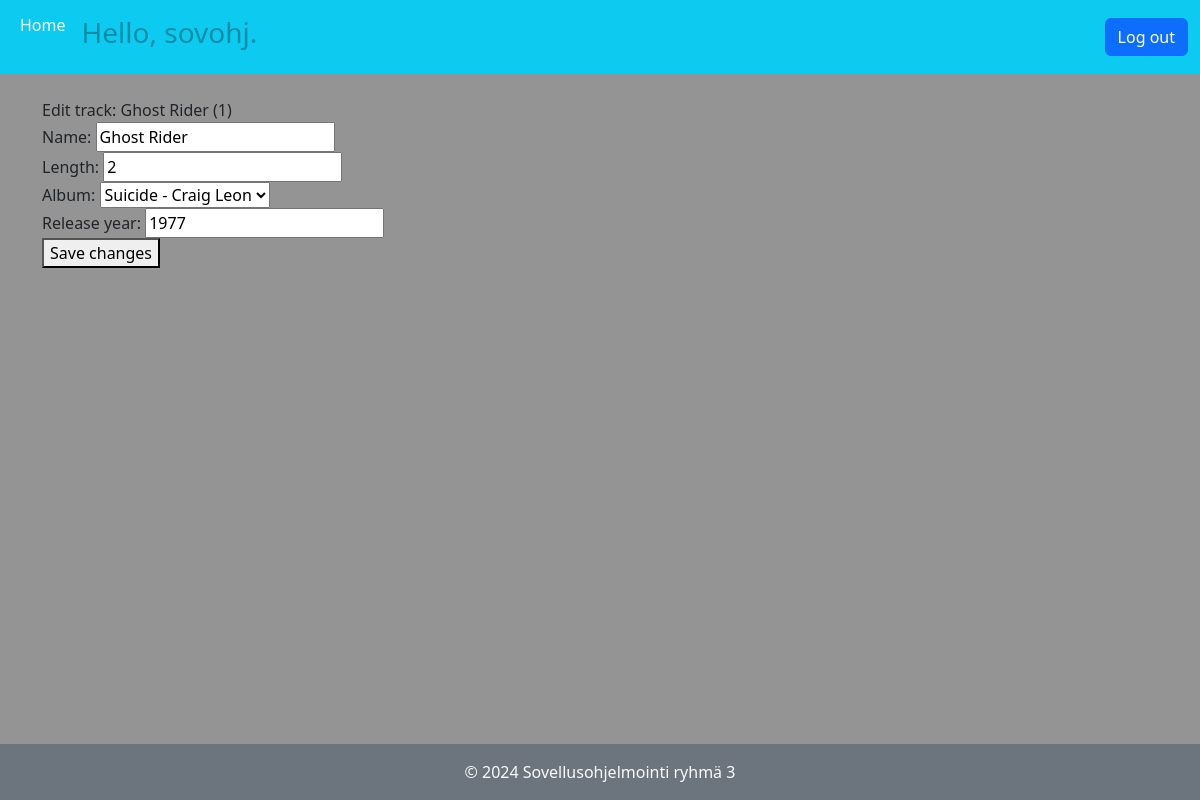
/edit_track/1/ (signed in), run on an earlier commit of the app's database.
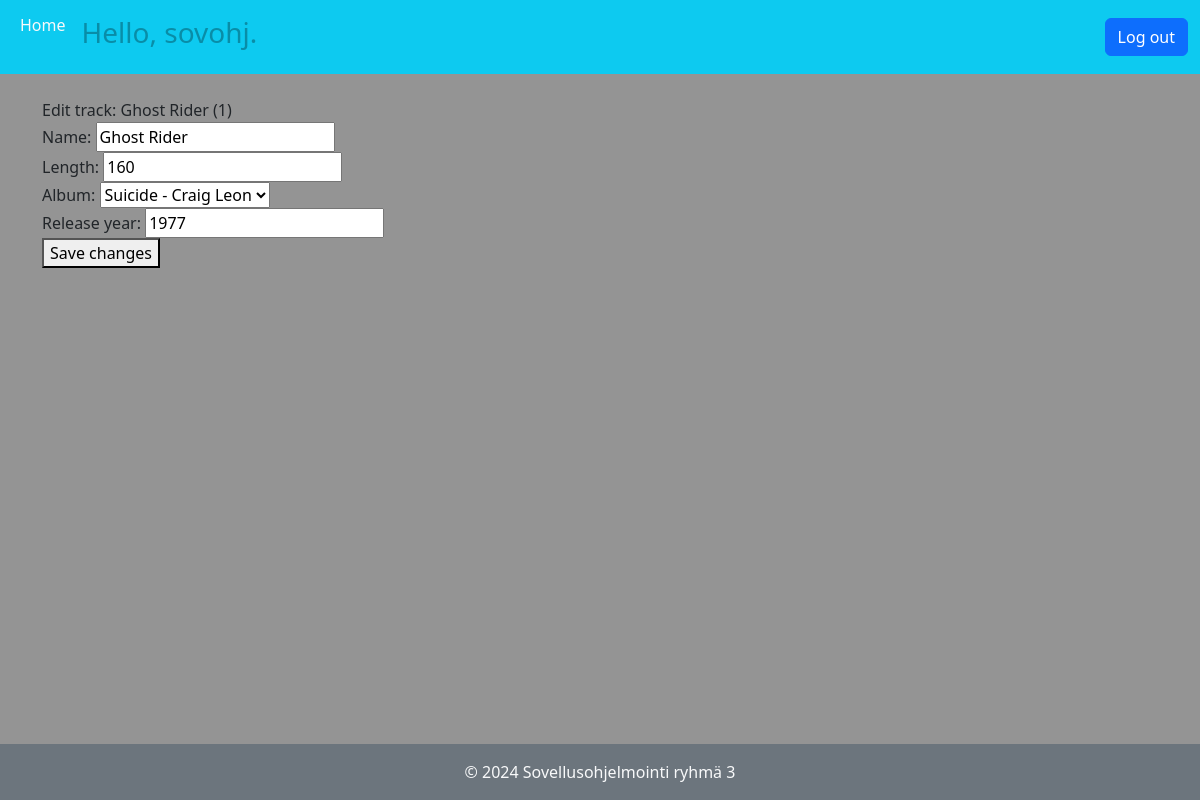
And on a later commit of the database.
### music_app/models.py (models this page shows, shortened)
class Track(models.Model):
    name = models.CharField(max_length=300)
    length = models.IntegerField(default=0) # Length in seconds
    artist = models.ForeignKey(Artist, on_delete=models.CASCADE, null=True)
    album = models.ForeignKey(Album, on_delete=models.SET_NULL, null=True)
    release_year = models.IntegerField(default=1900,
                                       validators=[
                                           MaxValueValidator(datetime.datetime.now().year),
                                           MinValueValidator(1900)
                                       ])

class Album(models.Model):
    name = models.CharField(max_length=300)
    release_year = models.IntegerField(default=1900,
                    validators=[
                        MaxValueValidator(datetime.datetime.now().year),
                        MinValueValidator(1900)])
    date_added = models.DateField(auto_now_add=True)
    artist = models.ForeignKey(Artist, on_delete=models.CASCADE)
    def __str__(self):
        return self.name + " - " + self.artist.name

class Artist(models.Model):
    name = models.CharField(max_length=100)

### music_app/views.py (the view)
# urls.py: path('edit_track/<int:track_id>/', views.edit_track, name='edit_track'),
@login_required
@user_passes_test(is_staff)
def edit_track(request, track_id):
    track = get_object_or_404(Track, id=track_id)
    if request.method != 'POST':
        form = TrackForm(instance=track, artist=track.artist.id)
    else:
        form = TrackForm(instance=track, data=request.POST, artist=track.artist.id)
        if form.is_valid():
            form.save()
            return redirect('music_app:track_details', track_id=track.id)
    context = {'track': track,
               'form': form}
    return render(request, 'music_app/edit_track.html', context)

### music_app/forms.py
class TrackForm(forms.ModelForm):
    class Meta:
        model = Track
        fields = ['name', 'length', 'album', 'release_year']
    def __init__(self, *args, artist, **kwargs):
        super().__init__(*args, **kwargs)
        self.fields['album'].empty_label = "None (Single)"  # Add an option for singles
        self.fields['album'].required = False  # Make the album field not required
        self.fields['album'].queryset = Album.objects.filter(artist=artist)

### music_app/views.py (called while the page is built)
def is_staff(user):
    return user.is_staff

### music_app/templates/music_app/edit_track.html (shortened to what this page needs)
{% extends "music_app/base.html" %}
{% block content %}
    <div>Edit track: {{ track.name }} ({{ track.id }})</div>
    <form action="{% url 'music_app:edit_track' track.id %}" method="post">
        {{ form.as_div }}
        <button name="submit">Save changes</button>
    </form>
{% endblock content %}

What changed in the data, as far as the page shows it:
changed Track "Ghost Rider": length "2" → "160"
